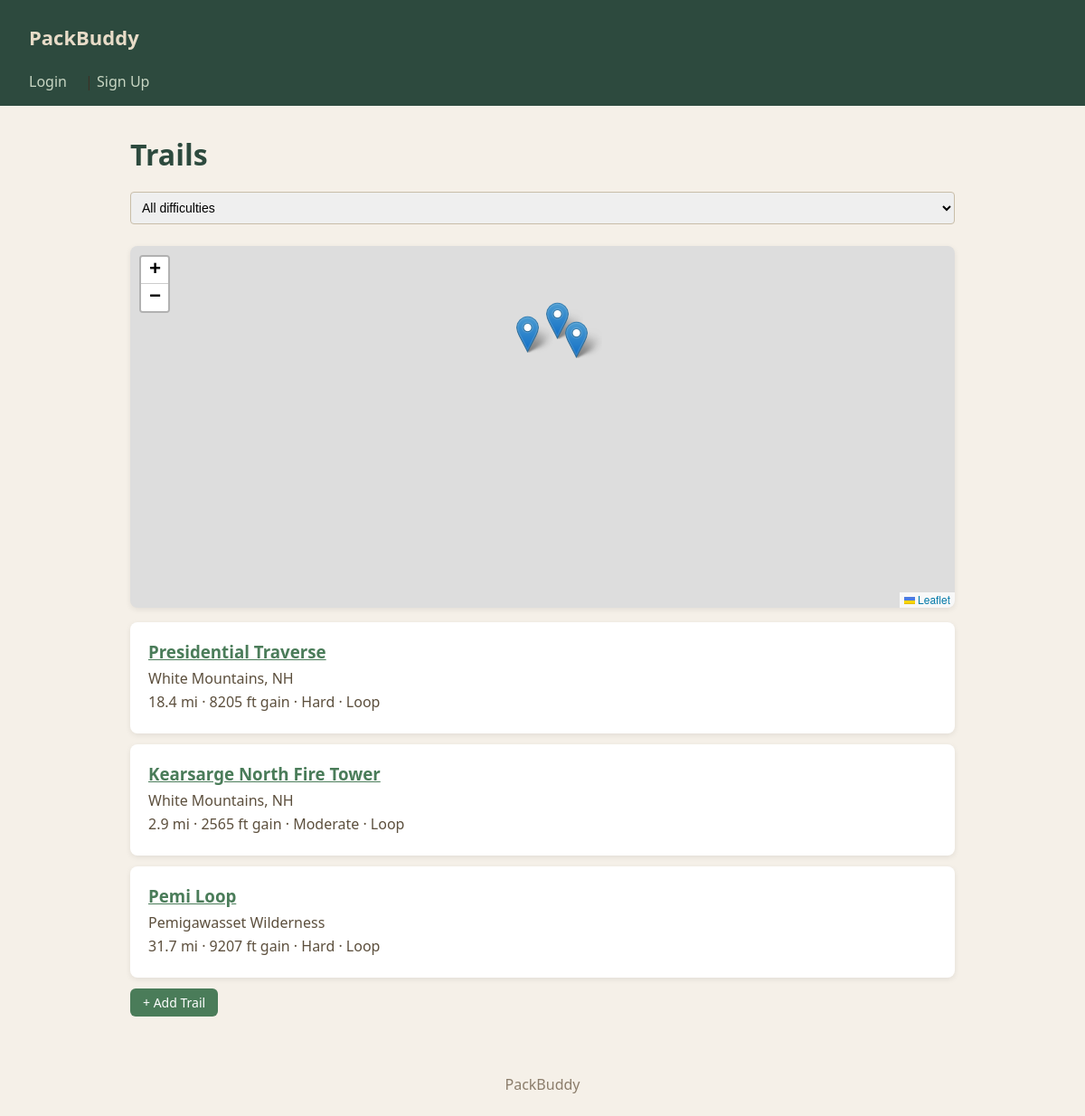
Page /project/trails/ on the committed database.
### project/models.py (models this page shows, shortened)
class Trail(models.Model):
    DIFFICULTY_CHOICES = [
        ('Easy', 'Easy'),
        ('Moderate', 'Moderate'),
        ('Hard', 'Hard'),
        ('Expert', 'Expert'),
    ]
    name = models.CharField(max_length=200)
    region = models.CharField(max_length=100)
    latitude = models.FloatField()
    longitude = models.FloatField()
    distance_miles = models.FloatField()
    elevation_gain_ft = models.IntegerField()
    difficulty = models.CharField(max_length=20, choices=DIFFICULTY_CHOICES)
    is_loop = models.BooleanField(default=True)
    description = models.TextField(blank=True)
    min_nights = models.IntegerField(default=1)
    max_nights = models.IntegerField(default=3)

### project/views.py (the view)
# urls.py: path('trails/', views.TrailListView.as_view(), name='trail_list'),
class TrailListView(ListView):
    model = Trail
    template_name = 'project/trail_list.html'
    context_object_name = 'trails'
    def get_queryset(self):
        qs = Trail.objects.all()
        difficulty = self.request.GET.get('difficulty')
        if difficulty:
            qs = qs.filter(difficulty=difficulty)
        return qs
    def get_context_data(self, **kwargs):
        context = super().get_context_data(**kwargs)
        context['trails_json'] = json.dumps([
            {'name': t.name, 'lat': t.latitude, 'lng': t.longitude, 'id': t.pk}
            for t in self.get_queryset()
        ])
        return context

### project/templates/project/trail_list.html (shortened to what this page needs)
{% extends 'project/base.html' %}
{% block content %}
<h1>Trails</h1>
<form method="get">
  <select name="difficulty" onchange="this.form.submit()">
    <option value="">All difficulties</option>
  </select>
</form>
<div id="map" style="height:400px;margin:16px 0;"></div>
{% for trail in trails %}
<div class="card">
  <h3><a href="{% url 'project:trail_detail' trail.pk %}">{{ trail.name }}</a></h3>
  <p>{{ trail.region }}</p>
  <p>{{ trail.distance_miles }} mi · {{ trail.elevation_gain_ft }} ft gain · {{ trail.difficulty }}
    {% if trail.is_loop %} · Loop{% endif %}
  </p>
</div>
{% empty %}
<p>No trails found.</p>
{% endfor %}
<a href="{% url 'project:trail_create' %}" class="btn">+ Add Trail</a>
{% endblock %}

### static/styles-project.css (style rules this page uses)
* { margin: 0; padding: 0; box-sizing: border-box; }
body { font-family: 'Segoe UI', Tahoma, Geneva, Verdana, sans-serif; background-color: #f5f0e8; color: #3b3228; min-height: 100vh; }
h1 { color: #2d4a3e; margin-bottom: 20px; }
a { color: #4a7c59; }
.btn { display: inline-block; padding: 6px 14px; background-color: #4a7c59; color: white; text-decoration: none; border-radius: 6px; border: none; cursor: pointer; font-size: 14px; margin-right: 4px; }
.card { background: white; border-radius: 8px; padding: 20px; margin: 12px 0; box-shadow: 0 2px 6px rgba(0,0,0,0.08); }
.card h3 { color: #2d4a3e; margin-bottom: 6px; }
.card p { color: #5c4f3d; margin-bottom: 4px; }
form input, form select, form textarea { width: 100%; padding: 8px; margin-bottom: 8px; border: 1px solid #c8bda8; border-radius: 4px; font-size: 14px; }
#map { border-radius: 8px; box-shadow: 0 2px 6px rgba(0,0,0,0.08); }

### rows in the picture
Trail: name "Presidential Traverse", region "White Mountains, NH", distance_miles "18.4", elevation_gain_ft "8205", difficulty "Hard", is_loop "· Loop"
Trail: name "Kearsarge North Fire Tower", region "White Mountains, NH", distance_miles "2.9", elevation_gain_ft "2565", difficulty "Moderate", is_loop "· Loop"
Trail: name "Pemi Loop", region "Pemigawasset Wilderness", distance_miles "31.7", elevation_gain_ft "9207", difficulty "Hard", is_loop "· Loop"
